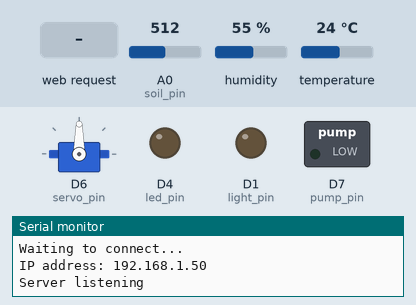
The sketch below on a simulated ESP8266 (NodeMCU). Shown: servo, switched loads named in the sketch (green lamp = pin HIGH), output pins drawn as LEDs (lit = HIGH), the last lines printed to the serial monitor. Dashed ring = blinking. The inputs (shaded band) are chosen by the test bench; at power-on: A0 (soil_pin) = 512, humidity 55 %, temperature 24 °C. WiFi joins after 1.5 s; servers stay silent unless stated.

Above: at 2.7 s.
2.8 s: HTTP request GET / received
At 3.05 s:
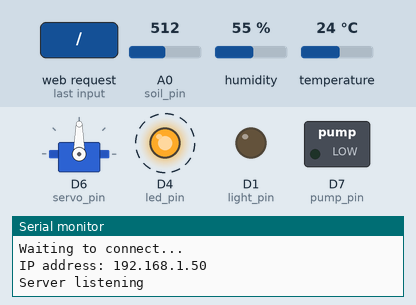
6.3 s: HTTP request GET /waterplant received
At 6.6 s:
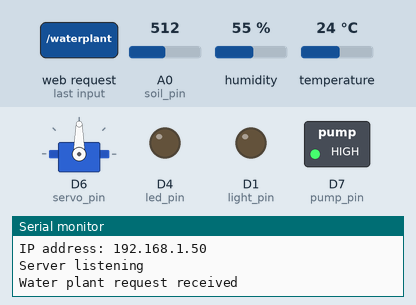
12.8 s: HTTP request GET /setservo received
At 14.0 s:
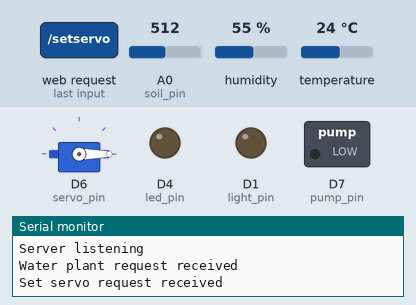
14.3 s: HTTP request GET /setlight?state=1 received
At 15.1 s:
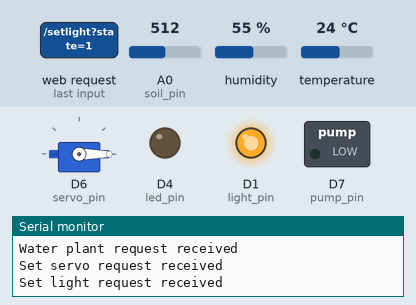
15.8 s: HTTP request GET /json received
At 16.05 s:
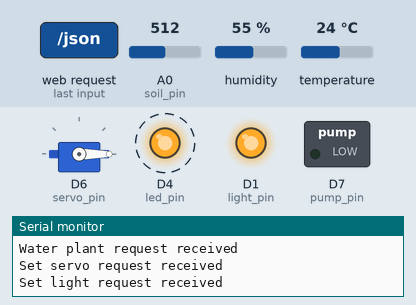
17.6 s: HTTP request GET /waterplant?state=1 received
At 18.8 s:
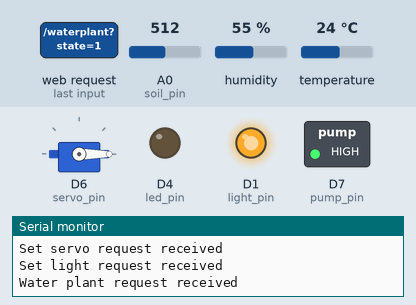
Timing chart, 0 to 24.1 s (numbered marks = the images above; inputs shaded):
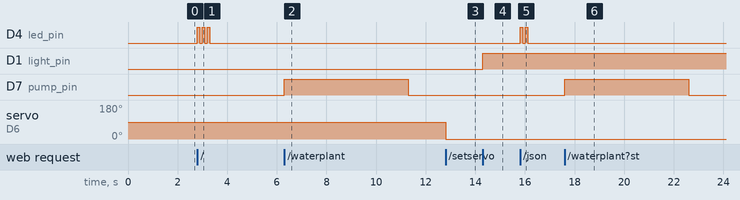

Measured:
- after the input at 2.8 s, D4 (led_pin): alternates HIGH for 0.10 s and LOW for 0.10 s, 6 changes in all, then stays LOW, starting at once
- after the input at 6.3 s, D7 (pump_pin): LOW → HIGH at once, → LOW 5.0 s later
- after the input at 12.8 s, servo on D6 (servo_pin): 90° → 0° at once
- after the input at 14.3 s, D1 (light_pin): LOW → HIGH at once
- after the input at 15.8 s, D4 (led_pin): alternates HIGH for 0.10 s and LOW for 0.10 s, 4 changes in all, then stays LOW, starting at once
- after the input at 17.6 s, D7 (pump_pin): LOW → HIGH at once, → LOW 5.0 s later

The sketch:

Plant_Monitor_Station.ino
```cpp
/*
 *  Code by:  Dimitrios Vlachos
 *            dimitri.j.vlachos@gmail.com
 *
 *  Adapted from:
 *            UoL Lectures
 *            https://randomnerdtutorials.com/esp8266-pinout-reference-gpios/
 *            https://makersportal.com/blog/2020/5/26/capacitive-soil-moisture-calibration-with-arduino
 *            https://randomnerdtutorials.com/esp8266-nodemcu-http-get-post-arduino/
 *            https://arduinojson.org/
 *
 */

#include <Adafruit_Sensor.h>
#include <Adafruit_BME280.h>
#include <Arduino_JSON.h>
#include "DHT.h"
#include <Servo.h>
#include <TaskScheduler.h>

/* * * * * * * * * * * * * * * */
#pragma region Networking
#include <ESP8266WiFi.h>
#include <ESP8266WebServer.h>
#include <ESP8266HTTPClient.h>
#include <ArduinoJson.h>

// For OTA
#include <WiFiUdp.h>
#include <ArduinoOTA.h>

// Allocate the JSON document
// Allows to allocated memory to the document dynamically.
DynamicJsonDocument doc(1024);

// Set the PORT for the web server
ESP8266WebServer server(80);

// The WiFi details
const char* ssid = "REPLACE_WITH_YOUR_SSID";
const char* password = "REPLACE_WITH_YOUR_PASSWORD";
#pragma endregion
/* * * * * * * * * * * * * * * */

Scheduler userScheduler;

/* * * * * * * * * * * * * * * */
// Function prototypes
/**
 * Updates global sensor reading variables with
 * new information from the sensors
 */
void updateReadings();
void blinkOn();
/*
 * blink the onboard LED
 *
 * @param blinks Number of times to blink the LED
 * @param interval Delay between blinks
 */
void blinkLED(int blinks, long interval = TASK_SECOND / 10);  // Prototype for default parameter values
void stopWatering();

/* * * * * * * * * * * * * * * */
// Create tasks
Task taskUpdateReadings(TASK_SECOND * 5, TASK_FOREVER, &updateReadings);
Task taskLedBlink(TASK_SECOND / 2, 4, &blinkOn);
Task taskStopWateringTimer(TASK_SECOND * 5, TASK_FOREVER, &stopWatering);

/* * * * * * * * * * * * * * * */
// Pin declarations
const int light_pin = D1;
const int led_pin = D4;
const int dht_pin = D5;
const int servo_pin = D6;
const int pump_pin = D7;
const int soil_pin = A0;

// Values to calibrate for soil moisture sensor
const int air_value = 620;
const int water_value = 310;

// Base node address
const String baseAddress = "http://192.168.0.201";

/* * * * * * * * * * * * * * * */
// Sensor declarations
// Initialise the components

DHT dht(dht_pin, DHT11);
Servo serv;

/* * * * * * * * * * * * * * * */
// Dynamic global variables

int soil_moisture_percent;
int temperature;
int humidity;

// Boolean to check open/close status of servo
bool isServoOpen = false;
bool isPumping = false;
bool light = false;

void setup() {
  // Start serial communication
  Serial.begin(115200);
  // Set the light relay pin mode
  pinMode(light_pin, OUTPUT);
  // Set led pin mode (integrated LED)
  pinMode(led_pin, OUTPUT);
  // Set pump pin mode
  pinMode(pump_pin, OUTPUT);

  // Initialise sensor
  dht.begin();
  // Initialise actuator
  serv.attach(servo_pin);
  // Populate initial sensor data
  updateReadings();

#pragma region WiFi Setup
  //Connect to the WiFi network
  WiFi.begin(ssid, password);

  // Wait for connection
  while (WiFi.status() != WL_CONNECTED) {
    delay(500);
    Serial.println("Waiting to connect...");
  }

#pragma region OTA Setup
  // Port defaults to 8266
  // ArduinoOTA.setPort(8266);

  // Hostname defaults to esp8266-[ChipID]
  ArduinoOTA.setHostname("Plant Monitor Station");

  // No authentication by default
  ArduinoOTA.setPassword("admin");

  // Password can be set with it's md5 value as well
  // MD5(admin) = 21232f297a57a5a743894a0e4a801fc3
  // ArduinoOTA.setPasswordHash("21232f297a57a5a743894a0e4a801fc3");

  ArduinoOTA.onStart([]() {
    String type;
    if (ArduinoOTA.getCommand() == U_FLASH) {
      type = "sketch";
    } else {  // U_FS
      type = "filesystem";
    }

    // NOTE: if updating FS this would be the place to unmount FS using FS.end()
    Serial.println("Start updating " + type);
  });
  ArduinoOTA.onEnd([]() {
    Serial.println("\nEnd");
  });
  ArduinoOTA.onProgress([](unsigned int progress, unsigned int total) {
    Serial.printf("Progress: %u%%\r", (progress / (total / 100)));
  });
  ArduinoOTA.onError([](ota_error_t error) {
    Serial.printf("Error[%u]: ", error);
    if (error == OTA_AUTH_ERROR) {
      Serial.println("Auth Failed");
    } else if (error == OTA_BEGIN_ERROR) {
      Serial.println("Begin Failed");
    } else if (error == OTA_CONNECT_ERROR) {
      Serial.println("Connect Failed");
    } else if (error == OTA_RECEIVE_ERROR) {
      Serial.println("Receive Failed");
    } else if (error == OTA_END_ERROR) {
      Serial.println("End Failed");
    }
  });
  ArduinoOTA.begin();
#pragma endregion

  //Print the board IP address
  Serial.print("IP address: ");
  Serial.println(WiFi.localIP());

  server.on("/", get_index);     // Get the index page on root route
  server.on("/json", get_json);  // Get the json data on the '/json' route
  server.on("/waterplant", water_plant); // Activate the watering function
  server.on("/setservo", setServo); // Allows for REST-based servo state setting
  server.on("/setlight", setLight); // Allows for REST-based light state setting

  server.begin();  //Start the server
  Serial.println("Server listening");
#pragma endregion

  // Async task setup
  userScheduler.addTask(taskUpdateReadings);
  userScheduler.addTask(taskLedBlink);
  userScheduler.addTask(taskStopWateringTimer);
  taskUpdateReadings.enable();

  // Initialise JSON object structure
  setupJSON();
}

void loop() {
  // Handle OTA events
  ArduinoOTA.handle();
  //Handling of incoming client requests
  server.handleClient();
  // Handling async tasks
  userScheduler.execute();
}

/**
 * Read data from the soil moisture sensor and use
 * the calibration to map the voltage to percentage
 */
int getSoilMoisture() {
  // Get voltage reading
  int soil_moisture_value = analogRead(soil_pin);
  // Convert into 'calibrated' percentage (need to calibrate)
  int percentageHumidity = map(soil_moisture_value, air_value, water_value, 100, 0);
  return percentageHumidity;
}

/*
 * Water plant function. This runs the pump in 5 second
 * intervals, pumping water into the plant pot as necessary.
 */
void water_plant() {
  Serial.println("Water plant request received");
  startWatering();
  server.send(200,"application/json",
  "{\"Content-Type\": \"application/json\",\"Status\": 200}");
}

/*
 * This function is called by the server upon receiving the
 * appropriate HTTP request. It pulls the state from the
 * HTTP arguments and sets the servo accordingly
 */
void setServo() {
  Serial.println("Set servo request received");
  bool state = getArgs();
  setServoState(state);
}

/*
 * This function is called by the server upon receiving the
 * appropriate HTTP request. It pulls the state from the
 * HTTP arguments and sets the light accordingly
 */
void setLight() {
  Serial.println("Set light request received");
  bool state = getArgs();
  setLightState(state);
}

/*
 * This function is called by the server upon receiving the
 * appropriate HTTP request.
 *
 * It sets the pump to on and activates a task that will
 * callback the stopWatering() function after 5 seconds.
 */
void startWatering() {
  digitalWrite(pump_pin, HIGH);
  isPumping = true;
  taskStopWateringTimer.enableDelayed(TASK_SECOND * 5);
}

/*
 * This function is called by the taskStopWateringTimer task.
 * After the set delay, this turns the pump off and disables
 * the task for use again later.
 */
void stopWatering() {
  digitalWrite(pump_pin, LOW);
  isPumping = false;
  taskStopWateringTimer.disable();
}

/*
 * This functions flips the servo motor between two positions
 * based on the 'state' requested. This opens and closes the
 * lid of the small greenhouse the servo is attached to.
 *
 * @param open Boolean for the state to set the lid to
 */
void setServoState(bool open) {
  if(open) {
    serv.write(180);
    isServoOpen = true;
  }
  else {
    serv.write(0);
    isServoOpen = false;
  }
}

/*
 * This functions turns the LED array on or offbased on the
 * 'state' requested. This provides light to the plants when
 * ambient lighting conditions are inadequate.
 *
 * @param on Boolean for the state to set the LED to
 */
void setLightState (bool on) {
  if(on) {
    digitalWrite(light_pin, HIGH);
    light = true;
  }
  else {
    digitalWrite(light_pin, LOW);
    light = false;
  }
}

/* * * * * * * * * * * * * * * * * * * * * * * * * * *
 * This region contains functions that get called by *
 * the task Scheduler, allowing for asynchronous     *
 * task execution without the need for using delay   *
 * functions. Check above to see how often each of   *
 * these tasks get pinged.                           *
 * * * * * * * * * * * * * * * * * * * * * * * * * * */
#pragma region Tasks
/**
 * Updates global sensor reading variables with
 * new information from the sensors
 */
void updateReadings() {
  soil_moisture_percent = constrain(getSoilMoisture(), 0, 100);
  temperature = dht.readTemperature();
  humidity = dht.readHumidity();
  /*
  // Debug
  Serial.print("Temp: ");
  Serial.println(temperature);
  Serial.print("Hum: ");
  Serial.println(humidity);
  Serial.print("Soil: ");
  Serial.println(soil_moisture_percent);
  */
}
#pragma endregion

/* * * * * * * * * * * * * * * * * * * * * * * * * * *
 * This region contains functions necessary for the  *
 * webserver to run, enabling the dashboard and REST *
 * requests to be made.                              *
 * * * * * * * * * * * * * * * * * * * * * * * * * * */
#pragma region Network code
// Web dashboard HTML
#pragma region HTML
/*
 * Here we create the static web dashboard for this controller.
 * By using the variable modifier PROGMEM, we store this code
 * in the flash memory instead of into SRAM. This frees up a
 * considerable amount of RAM that would otherwise just hold
 * onto a static string.
 */
const char index_html[] PROGMEM = R"rawliteral(
<!DOCTYPE html>
<html>
  <head>
    <meta name="viewport" content="width=device-width, initial-scale=1.0">
    <title>Greenhouse Plant Monitoring Dashboard</title>
    <style>
      body {
        font-family: Arial, sans-serif;
        margin: 0;
        padding: 0;
      }
      header {
        background-color: #4CAF50;
        color: white;
        padding: 20px;
        text-align: center;
      }
      .card {
        border-radius: 25px;
        box-shadow: 0 0 10px rgba(0, 0, 0, 0.2);
        padding: 20px;
        text-align: center;
        margin: 20px auto;
        max-width: 400px;
      }
      p {
        margin: 0;
        font-size: 18px;
        text-align: center;
      }
      strong {
        font-size: 24px;
      }
      button {
        margin: 20px;
        padding: 10px 20px;
        font-size: 16px;
        border-radius: 25px;
        background-color: #4CAF50;
        color: white;
        border: none;
        cursor: pointer;
      }
    </style>
  </head>
  <body>
    <header>
      <h1>Greenhouse Plant Monitoring Dashboard</h1>
    </header>
    <div>
      <p></p>
      <p>Welcome to the plant monitor dashboard!</p>
      <p>These are the conditions inside of the greenhouse:</p>
    </div>

    <section id="readings">
      <div class="card">
        <p><strong>Temperature:</strong> <span id="temperature"></span> &degC</p>
      </div>
      <div class="card">
        <p><strong>Humidity:</strong> <span id="humidity"></span> %</p>
      </div>
      <div class="card">
        <p><strong>Soil Moisture:</strong> <span id="soil-moisture"></span> %</p>
        <button onclick="waterPlant()">Water plant now</button>
      </div>
    </section>

    <hr>
    <p>Current status of greenhouse:</p>

    <section id="states">
      <div class="card">
        <p><strong>Lid:</strong> <span id="servo-state"></span></p>
      </div>
      <div class="card">
        <p><strong>Pump:</strong> <span id="pump-state"></span></p>
      </div>
      <div class="card">
        <p><strong>Light:</strong> <span id="light-state"></span></p>
      </div>
    </section>

    <script>
      function updateValues() {
        const url = window.location.href + 'json';

        fetch(url)
          .then(response => response.json())
          .then(data => {
            const temperature = data.Readings.temperature;
            const humidity = data.Readings.humidity;
            const soil_moisture = data.Readings.soil_moisture_percent;
            const servo_state = data.States.servo_state;
            const pump_state = data.States.pump_state;
            const light_state = data.States.light_state;

            document.getElementById('temperature').innerHTML = temperature.toFixed(2);
            document.getElementById('humidity').innerHTML = humidity.toFixed(2);
            document.getElementById('soil-moisture').innerHTML = soil_moisture;
            document.getElementById('servo-state').innerHTML = servo_state ? "OPEN" : "CLOSED";
            document.getElementById('pump-state').innerHTML = pump_state ? "ON" : "OFF";
            document.getElementById('light-state').innerHTML = light_state ? "ON" : "OFF";
          })
          .catch(error => {
            console.error('Error fetching data:', error);
          });
      }

      function waterPlant() {
        const url = window.location.href + 'waterplant';

        fetch(url, { method: 'POST' })
          .then(response => {
            if (response.ok) {
              console.log('Plant watered successfully!');
            } else {
              console.error('Error watering plant:', response.statusText);
            }
          })
          .catch(error => {
            console.error('Error watering plant:', error);
          });
      }

      updateValues();
      setInterval(updateValues, 5000);
    </script>
  </body>
</html>
)rawliteral";
#pragma endregion

// Function called to send webpage to client
void get_index() {
  // Blink LED for visual queue
  blinkLED(3);
  //Send the webpage
  server.send(200, "text/html", index_html);
}

// Function called to send JSON data to client
void get_json() {
  // Blink LED for visual queue
  blinkLED(2);
  // Create JSON data
  updateJSON();
  // Make JSON data ready for the http request
  String jsonStr;
  serializeJsonPretty(doc, jsonStr);
  // Send the JSON data
  server.send(200, "application/json", jsonStr);
}

/*
 * Update JSON doc with most up-to-date
 * readings from the sensors.
 */
void updateJSON() {
  doc["Readings"]["soil_moisture_percent"] = soil_moisture_percent;
  doc["Readings"]["temperature"] = temperature;
  doc["Readings"]["humidity"] = humidity;

  doc["States"]["servo_state"] = isServoOpen;
  doc["States"]["pump_state"] = isPumping;
  doc["States"]["light_state"] = light;
}

/*
 * Initialise JSON doc file structure and
 * populate the fields with initial
 * sensor values.
 */
void setupJSON() {
  // Add JSON request data
  doc["Content-Type"] = "application/json";
  doc["Status"] = 200;

  // Add sensor readings to JSON object data
  JsonObject sensorReadings = doc.createNestedObject("Readings");
  sensorReadings["soil_moisture_percent"] = soil_moisture_percent;
  sensorReadings["temperature"] = temperature;
  sensorReadings["humidity"] = humidity;

  // Add actuator states to JSON object data
  JsonObject actuatorStates = doc.createNestedObject("States");
  actuatorStates["servo_state"] = isServoOpen;
  actuatorStates["pump_state"] = isPumping;
  actuatorStates["light_state"] = light;
}

/*
 * This function pulls the parameters out of the previously
 * received HTTP request. These parameters will be on of
 * two states, the function returns a bool accordingly.
 *
 * @returns state State requested from parameters
 */
bool getArgs () {
  int query = 0;
  bool state = false;

  // Check the query string
  if (server.arg("state") != "") {  // Parameter found
    // Parse the value from the query
    query = server.arg("state").toInt();
    // Update the minimum distance value
    state = query;
  }
  server.send(200,"application/json",
  "{\"Content-Type\": \"application/json\",\"Status\": 200}");
  return state;
}
#pragma endregion

/* * * * * * * * * * * * * * * * * * * * * * * * * * *
 * Task based LED blinking functionality.            *
 * This works by using a Task to callback on         *
 * alternating 'on-off' functions.                   *
 * * * * * * * * * * * * * * * * * * * * * * * * * * */
#pragma region LED Blink functions
/*
 * blink the onboard LED
 *
 * @param blinks Number of times to blink the LED
 * @param interval Delay between blinks
 */
void blinkLED(int blinks, long interval) {
  taskLedBlink.setInterval(interval);
  taskLedBlink.setIterations(blinks * 2);  // Double the iterations as on->off->on is two cycles, not one
  taskLedBlink.enable();
}

// Turns LED on and changes task callback to turn off on next iteration
void blinkOn() {
  LEDOn();
  taskLedBlink.setCallback(&blinkOff);

  if (taskLedBlink.isLastIteration()) {
    LEDOff();
  }
}

// Turns LED off and changes task callback to turn on on next iteration
void blinkOff() {
  LEDOff();
  taskLedBlink.setCallback(&blinkOn);

  if (taskLedBlink.isLastIteration()) {
    LEDOff();
  }
}

// Writes LED state to pin
inline void LEDOn() {
  digitalWrite(led_pin, HIGH);
}

// Writes LED state to pin
inline void LEDOff() {
  digitalWrite(led_pin, LOW);
}
#pragma endregion

/* * * * * * * * * * * * * * * * * * * * * * * * * * *
 * Functions for battery monitoring. Currently       *
 * unused due to the lack of available pins.         *
 * * * * * * * * * * * * * * * * * * * * * * * * * * */
#pragma region Battery code

/*
 * Checks the battery voltage using a voltage divider.
 * It then converts that voltage into a percent value.
 *
 * @return batteryLevel Percent of battery left
 */
// int checkBattery() {
//   float batteryLevel = map(analogRead(A0), 0.0f, 4095.0f, 0, 100);
//   Serial.println(batteryLevel);
//   return batteryLevel;
// }
#pragma endregion
```
